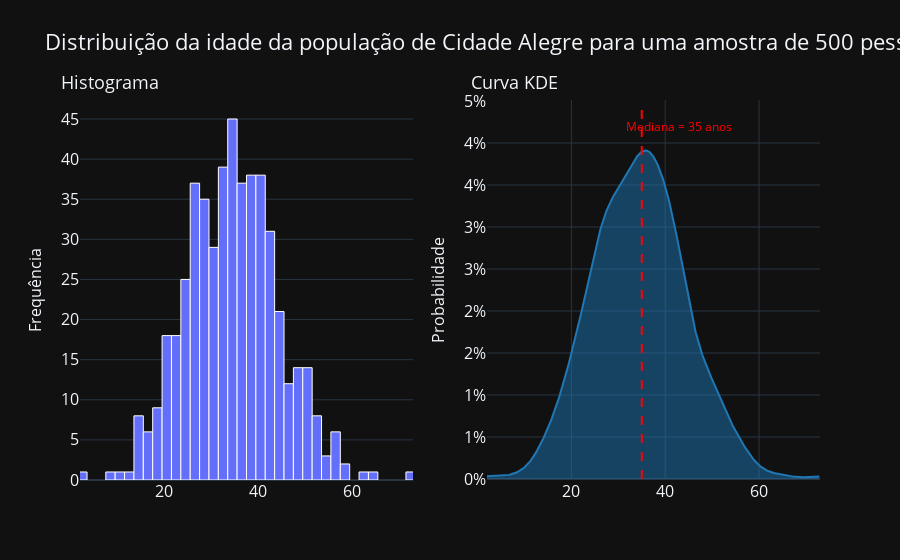

The cell this chart's notebook holds for it:
### Code cell
# Create subplots
fig = make_subplots(rows=1, cols=2, subplot_titles=['Histograma', 'Curva KDE'])

# Histogram plot
histogram_trace = go.Histogram(
    x=dados['idade'],
    histfunc='count',
    showlegend=False,
    name='Idade',
    hoverinfo='y+x',
    hovertemplate='%{x}<br>Frequência: %{y}'
)
fig.add_trace(histogram_trace, row=1, col=1)

# KDE plot
kde_figure = ff.create_distplot([dados['idade']], ['Idade'], show_hist=False)
for trace in kde_figure['data']:
    trace.update(fill='tozeroy', showlegend=False, hoverinfo='y+x', hovertemplate='%{x}<br>Probabilidade: %{y:.2%}')
    fig.add_trace(trace, row=1, col=2)

# Update layout
fig.update_layout(
    title='Distribuição da idade da população de Cidade Alegre para uma amostra de 500 pessoas',
    font={'size': 16},
    template='plotly_dark',
    annotations=[
        {'x': 0.04, 'y': 1.01, 'font': {'size': 18}},
        {'x': 0.587, 'y': 1.01, 'font': {'size': 18}},
    ]
)

# Update traces
fig.update_traces(marker_line_width=1, marker_line_color="white")

# Set y and x limits
fig.update_yaxes(title='Probabilidade', row=1, col=2, tickformat=".0%", title_font=dict(size=16))
fig.update_yaxes(title='Frequência', row=1, col=1, title_font=dict(size=16))
fig.update_xaxes(range=[dados['idade'].min(), dados['idade'].max()])

# Calculate the median
median_value = dados['idade'].median()

# Add a vertical line to the KDE plot at the median
fig.add_shape(
    go.layout.Shape(
        type="line",
        x0=median_value,
        x1=median_value,
        y0=0,
        y1=0.045,
        line=dict(color="red", width=2, dash="dash"),
    ),
    row=1,
    col=2,
)

# Add text annotation
fig.add_annotation(
    go.layout.Annotation(
        text=f'Mediana = {median_value:.0f} anos',
        x=(median_value + 8),
        y=0.042,
        showarrow=False,
        font=dict(color="red", size=12),
    ),
    row=1,
    col=2,
)

# Show the figure
fig.show()

### Figure 1 — Plotly figure (JSON) as saved in the notebook; plotly's stock layout.template omitted (floating-point values rounded to 4 significant figures; data arrays with more than 128 entries replaced by an {"elided": "..."} marker saying what was removed)
{"data": [{"histfunc": "count", "hoverinfo": "y+x", "hovertemplate": "%{x}<br>Frequência: %{y}", "marker": {"line": {"color": "white", "width": 1}}, "name": "Idade", "showlegend": false, "type": "histogram", "x": {"elided": "500 int values"}, "xaxis": "x", "yaxis": "y"}, {"fill": "tozeroy", "hoverinfo": "y+x", "hovertemplate": "%{x}<br>Probabilidade: %{y:.2%}", "legendgroup": "Idade", "marker": {"color": "rgb(31, 119, 180)", "line": {"color": "white", "width": 1}}, "mode": "lines", "name": "Idade", "showlegend": false, "type": "scatter", "x": {"elided": "500 float values"}, "xaxis": "x2", "y": {"elided": "500 float values"}, "yaxis": "y2"}, {"fill": "tozeroy", "hoverinfo": "y+x", "hovertemplate": "%{x}<br>Probabilidade: %{y:.2%}", "legendgroup": "Idade", "marker": {"color": "rgb(31, 119, 180)", "line": {"color": "white", "width": 1}, "symbol": "line-ns-open"}, "mode": "markers", "name": "Idade", "showlegend": false, "type": "scatter", "x": {"elided": "500 int values"}, "xaxis": "x2", "y": {"elided": "500 str values"}, "yaxis": "y2"}], "layout": {"annotations": [{"font": {"size": 18}, "showarrow": false, "text": "Histograma", "x": 0.04, "xanchor": "center", "xref": "paper", "y": 1.01, "yanchor": "bottom", "yref": "paper"}, {"font": {"size": 18}, "showarrow": false, "text": "Curva KDE", "x": 0.587, "xanchor": "center", "xref": "paper", "y": 1.01, "yanchor": "bottom", "yref": "paper"}, {"font": {"color": "red", "size": 12}, "showarrow": false, "text": "Mediana = 35 anos", "x": 43, "xref": "x2", "y": 0.042, "yref": "y2"}], "font": {"size": 16}, "shapes": [{"line": {"color": "red", "dash": "dash", "width": 2}, "type": "line", "x0": 35, "x1": 35, "xref": "x2", "y0": 0, "y1": 0.045, "yref": "y2"}], "title": {"text": "Distribuição da idade da população de Cidade Alegre para uma amostra de 500 pessoas"}, "xaxis": {"anchor": "y", "domain": [0, 0.45], "range": [2, 73]}, "xaxis2": {"anchor": "y2", "domain": [0.55, 1], "range": [2, 73]}, "yaxis": {"anchor": "x", "domain": [0, 1], "title": {"font": {"size": 16}, "text": "Frequência"}}, "yaxis2": {"anchor": "x2", "domain": [0, 1], "tickformat": ".0%", "title": {"font": {"size": 16}, "text": "Probabilidade"}}}}
